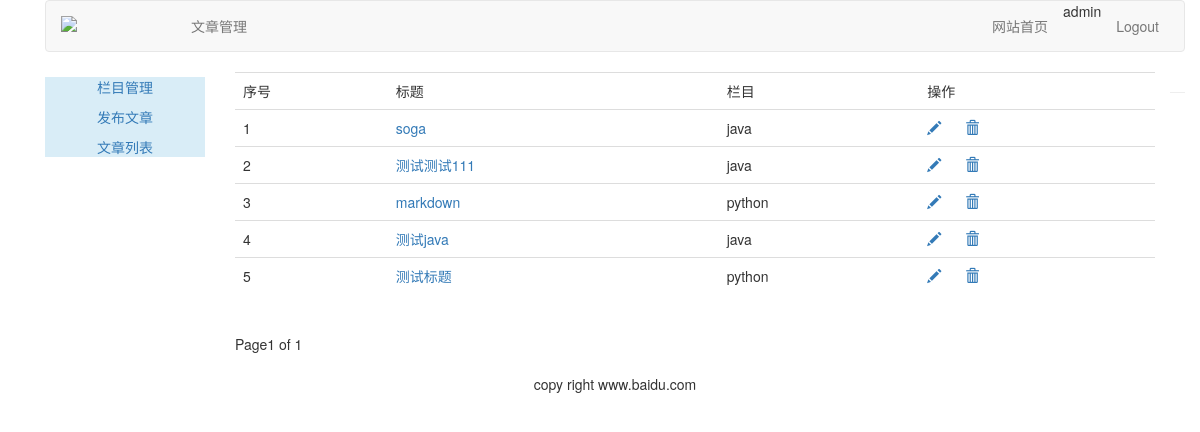
Page /article/article-list/ (signed in) on the committed database.
### article/models.py (models this page shows, shortened)
class ArticlePost(models.Model):
    author = models.ForeignKey(User, related_name="article")
    title = models.CharField(max_length=200)
    slug = models.SlugField(max_length=500)
    column = models.ForeignKey(ArticleColumn, related_name="article_column")
    body = models.TextField()
    created = models.DateTimeField(default=timezone.now())
    updated = models.DateTimeField(auto_now=True)
    class Meta:
        ordering = ("-updated",)
        index_together = (('id', 'slug'),) #为每篇文章的id和slug获取文章对象，建立索引后，提高读取速度
    def get_absolute_url(self):
        return reverse("article:article_detail", args=[self.id, self.slug])

class ArticleColumn(models.Model):
    user = models.ForeignKey(User, related_name='article_column')
    column = models.CharField(max_length=200)
    created = models.DateField(auto_now_add=True)
    def __str__(self):
        return self.column

### article/views.py (the view)
@login_required(login_url='/account/login/')
def article_list(request):
    articles_list = ArticlePost.objects.filter(author=request.user)
    paginator = Paginator(articles_list, 10) #每页10条数据
    page = request.GET.get('page')
    try:
        current_page = paginator.page(page)
        articles = current_page.object_list
    except PageNotAnInteger:
        current_page = paginator.page(1)
        articles = current_page.object_list
    except EmptyPage:
        current_page = paginator.page(paginator.num_pages)
        articles = current_page.object_list
    return render(request, "article/column/article_list.html", {"articles": articles, "page": current_page})

### templates/article/column/article_list.html (shortened to what this page needs)
{% extends "article/base.html" %}
{% load staticfiles %}
{% block content %}
    <div>
        <table class="table table-hover">
            <tr>
                <td>序号</td>
                <td>标题</td>
                <td>栏目</td>
                <td>操作</td>
            </tr>
            {% for article in articles %}
                <tr id="{{ article.id }}">
                    <td>{{ forloop.counter }}</td>
                    <td><a href="{{ article.get_absolute_url }}">{{ article.title }}</a></td>
                    <td>{{ article.column }}</td>
                    <td>
                        <a name="edit" href="{% url 'article:redit_article' article.id %}">
                        <span class="glyphicon glyphicon-pencil"></span>
                        </a>
                        <a name="delete" href="javascript:" onclick="del_article(this,{{ article.id }})">
                            <span class="glyphicon glyphicon-trash" style="margin-left: 20px"></span>
                        </a>
                    </td>
                </tr>
            {% endfor %}
        </table>
    {% include "paginator.html" %}
    </div>
{% endblock %}

### templates/article/header.html
{% load staticfiles %}
<div class="container">
    <nav class="navbar navbar-default" role="navigation">
        <div class="navbar-header">
            <a class="navbar-brand" href="http://baidu.com">
                <img width="100px" src="{% static 'images/logo.jpg' %}">
            </a>
        </div>
        <div>
            <ul class="nav navbar-nav" role="tablist">
                <li>
                    <a href="{% url 'article:article_column' %}">
                        文章管理
                    </a>
                </li>
            </ul>
            <ul class="nav navbar-nav navbar-right" style="margin-right: 10px">
                <li>
                    <a href="{% url 'blog:blog_title' %}">
                        网站首页
                    </a>
                </li>
                <li>
                    <span>
                        {{ user.username }}
                    </span>
                </li>
                <li>
                    <a href="{% url 'account:user_logout' %}">
                        Logout
                    </a>
                </li>
            </ul>
        </div>
    </nav>
</div>

### rows in the picture
ArticlePost: title "soga", column "java"
ArticlePost: title "测试测试111", column "java"
ArticlePost: title "markdown", column "python"
ArticlePost: title "测试java", column "java"
ArticlePost: title "测试标题", column "python"

### other values in the picture
{{ user.username }} "admin"
{{ page.number }} "1"
{{ page.paginator.num_pages }} "1"
